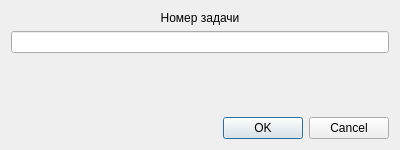
<?xml version="1.0" encoding="UTF-8"?>
<ui version="4.0">
 <class>DeleteTaskDialog</class>
 <widget class="QDialog" name="DeleteTaskDialog">
  <property name="geometry">
   <rect>
    <x>0</x>
    <y>0</y>
    <width>400</width>
    <height>150</height>
   </rect>
  </property>
  <property name="windowTitle">
   <string>Уделить задачу</string>
  </property>
  <layout class="QVBoxLayout" name="verticalLayout">
   <item>
    <widget class="QLabel" name="label">
     <property name="text">
      <string>Номер задачи</string>
     </property>
     <property name="alignment">
      <set>Qt::AlignCenter</set>
     </property>
    </widget>
   </item>
   <item>
    <widget class="QLineEdit" name="taskIndexLineEdit"/>
   </item>
   <item>
    <spacer name="verticalSpacer">
     <property name="orientation">
      <enum>Qt::Vertical</enum>
     </property>
     <property name="sizeHint" stdset="0">
      <size>
       <width>20</width>
       <height>100</height>
      </size>
     </property>
    </spacer>
   </item>
   <item>
    <widget class="QDialogButtonBox" name="buttonBox">
     <property name="orientation">
      <enum>Qt::Horizontal</enum>
     </property>
     <property name="standardButtons">
      <set>QDialogButtonBox::Cancel|QDialogButtonBox::Ok</set>
     </property>
    </widget>
   </item>
  </layout>
 </widget>
 <resources/>
 <connections>
  <connection>
   <sender>buttonBox</sender>
   <signal>accepted()</signal>
   <receiver>DeleteTaskDialog</receiver>
   <slot>accept()</slot>
   <hints>
    <hint type="sourcelabel">
     <x>248</x>
     <y>254</y>
    </hint>
    <hint type="destinationlabel">
     <x>157</x>
     <y>274</y>
    </hint>
   </hints>
  </connection>
  <connection>
   <sender>buttonBox</sender>
   <signal>rejected()</signal>
   <receiver>DeleteTaskDialog</receiver>
   <slot>reject()</slot>
   <hints>
    <hint type="sourcelabel">
     <x>316</x>
     <y>260</y>
    </hint>
    <hint type="destinationlabel">
     <x>286</x>
     <y>274</y>
    </hint>
   </hints>
  </connection>
 </connections>
</ui>
